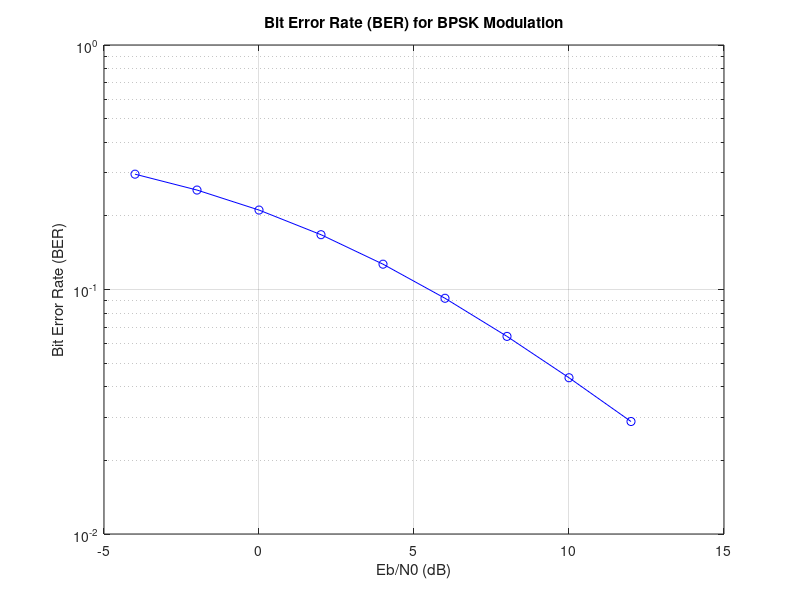

Here is the MATLAB script that generated this plot:
clc;
clear;
close all;

EbN0dB = -4:2:12; % SNR in dB
EbN0 = 10.^(EbN0dB/10); % SNR in linear scale
SNR = EbN0; % SNR is same as Eb/N0 for BPSK modulation using Q-function
BER = 0.5*(1 - sqrt(SNR./(2+SNR)));

%% Plotting
semilogy(EbN0dB, BER, 'b-o');
grid on;
xlabel('Eb/N0 (dB)');
ylabel('Bit Error Rate (BER)');
title('Bit Error Rate (BER) for BPSK Modulation');